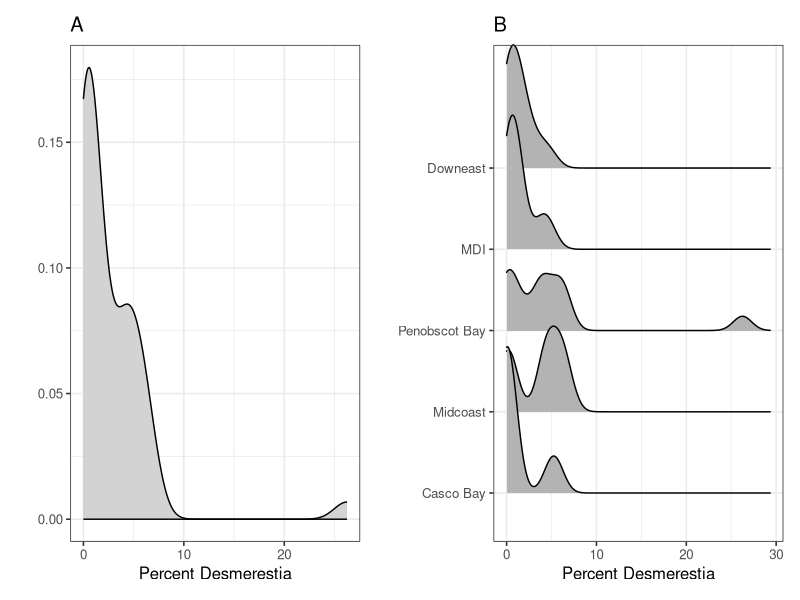
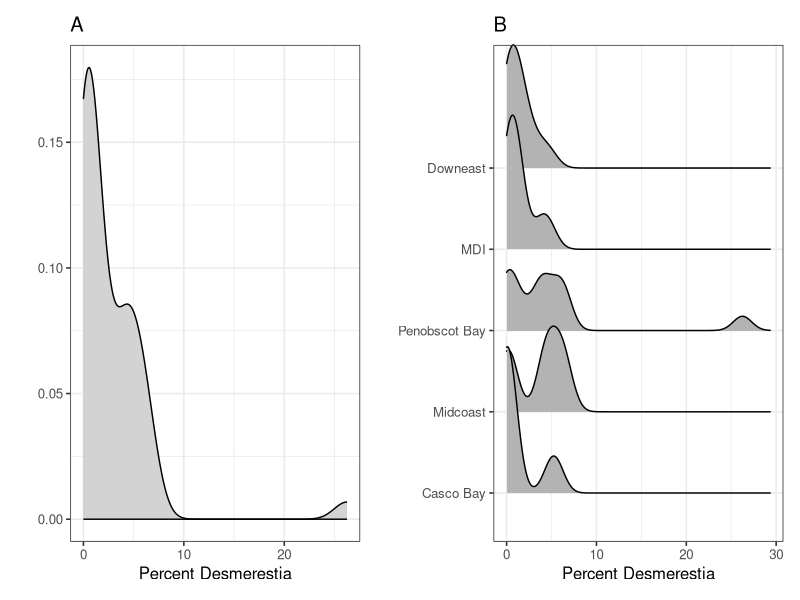

These charts were generated, in order, by the following R code:
library(ggplot2)
library(ggridges)
library(dplyr)
library(readr)
library(patchwork)

theme_set(theme_bw(base_size = 12))

rasher_steneck_combined <- read_csv("derived_data/rasher_steneck_combined.csv") %>%
    filter(depth == 5) %>%
    mutate(region = gsub("\\.", " ", region),
           region = stringr::str_to_title(region),
           region = gsub("Mdi", "MDI", region),
           region = factor(region,
                           levels = rev(c("Downeast", "MDI", "Penobscot Bay",
                                      "Midcoast", "Casco Bay", "York"))))


regional <- ggplot(rasher_steneck_combined,
       aes(x = desm,
           y = region)) +
    stat_density_ridges(from = 0) +
    labs(x = "Percent Desmerestia", title = "B", y = "") 


all <- ggplot(rasher_steneck_combined,
       aes(x = desm)) +
    stat_density(fill = "lightgrey", color = "black") +
    labs(x = "Percent Desmerestia", title = "A", y = "")


all + regional 
ggsave("figures/desmerestia_supplement.jpg", dpi = 600,
       width = 12)



# What are the ranges?
mean(rasher_steneck_combined$desm)
range(rasher_steneck_combined$desm)
sd(rasher_steneck_combined$desm)
